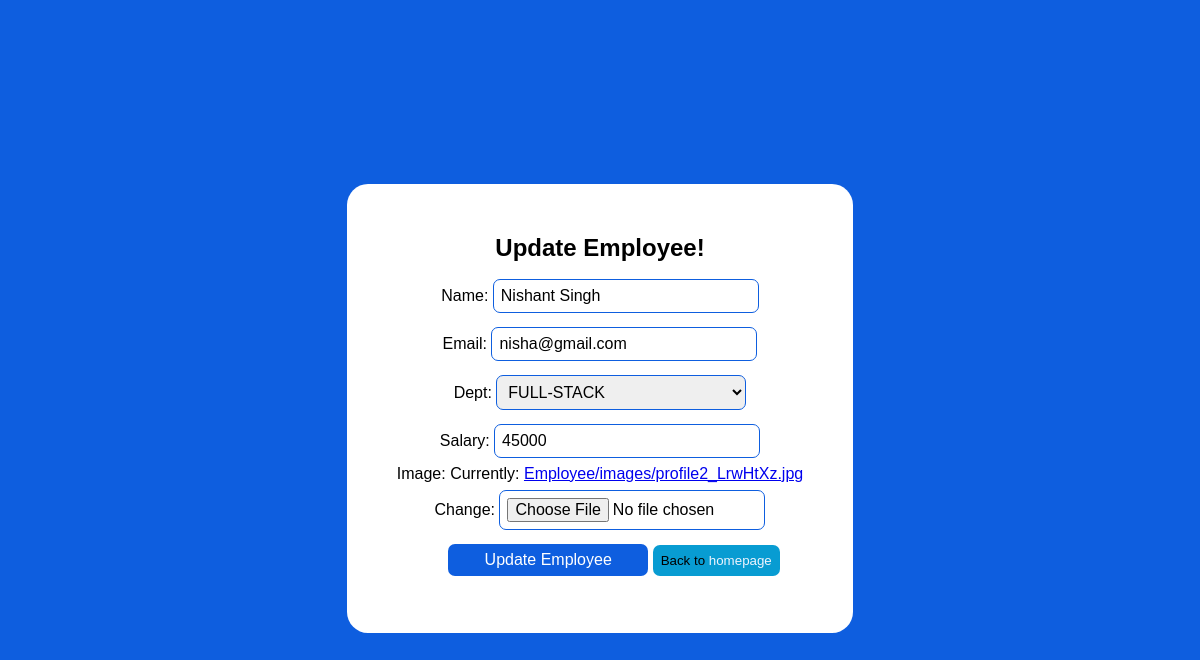
Screenshot of /employees/update-employee/6/ (signed in) with the database file from the repository.
### employees_app/models.py (models this page shows)
class Employee(models.Model):
    user  = models.ForeignKey(User, on_delete=models.CASCADE)
    name = models.CharField(max_length=50)
    email = models.EmailField(unique=True, max_length=100)
    dept  = models.ForeignKey(Department, on_delete=models.CASCADE)
    salary = models.PositiveIntegerField()
    join_date = models.DateTimeField(auto_now_add=True)
    image     = models.ImageField(upload_to='Employee/images')

### employees_app/views.py (the view, shortened to what this page needs)
# urls.py: path("update-employee/<int:id>/", UpdateeEmployee.as_view(), name="update_employee"),
class UpdateeEmployee(LoginRequiredMixin, View):
    def get(self, request,id=None):
                if id is not None and type(id) == int:
                    try:
                        emp  = Employee.objects.get(pk=id)
                    except Employee.DoesNotExist:
                        return redirect('page_not_found')
                    else:
                        if request.user  == emp.user:
                            form = EmployeeForm(instance=emp)
                            return render(request, 'emp_app/update_employee.html',{'form': form})
                        else:
                            messages.success(request, " Sorry! you don't have permission to update this employee data you can Only Update Your Data Only That Your Have Inserted Ok! ")
                            return redirect('homepage')
                else:
                    return redirect('page_not_found')

### employees_app/forms.py (shortened to what this page needs)
class EmployeeForm(forms.ModelForm):
    name = forms.CharField(required= True, error_messages={'required': 'Name is required', 'placeholder': 'Enter name here'})
    class Meta:
        model  = Employee
        fields = ('name', 'email', 'dept', 'salary', 'image')
        error_messages = {
            'image': {'required': 'Image is required'},
            'name': {'required': 'Name is required'},
            'email': {'required': 'Email is required'},
            'salary': {'required': 'Salary is required'},
            'dept': {'required': 'Department is required'}
        }

### employees_app/models.py (called while the page is built)
    def __str__(self):
        return str(self.name).upper()  # receiving in upper case

### employees_app/templates/emp_app/update_employee.html (shortened to what this page needs)
{% extends "emp_app/base.html" %}
{% load static %}
{% block css_link %}
    <link rel="stylesheet" href="{% static 'emp_app/css/form_style.css' %}">
{% endblock css_link %}
{% block form  %}
<div class="form-container" id='myform'>
    <h2 class="formh2">Update Employee!</h2>
    <form action="" method='post'   enctype='multipart/form-data'>
        {% for field in form %}
            {{field.label_tag}}
            {{field}}
              <br>
        {% endfor %}
        <input type="submit" value = 'Update Employee'>
        <button class='home'>Back to <a href="{% url 'homepage'  %}">homepage</a> </button>
    </form>
</div>
{% endblock form %}

### employees_app/static/emp_app/css/form_style.css (style rules this page uses)
body { background-color: #0e5edf; display: flex; align-items: center; justify-content: center; height: 100vh; }
.home { border: none; background-color: rgb(8, 156, 210); padding: 8px; border-radius: 7px; }
button a { text-decoration: none; color: #eef4fe; }
.form-container { background-color: white; padding: 50px; text-align: center; border-radius: 21px; font-family: Arial, Helvetica, sans-serif; }
.formh2 { margin: 0px 0px 10px 0px; }
input,select { width: 250px; padding: 7px; margin: 7px 0px; border-radius: 7px; font-size: 16px; border: 1px solid #0e5edf; }
select { font-size: 16px; }
input[type='submit'] { width: 200px; background-color: #0e5edf; color: white; border: none; font-size: 16px; text-align: center; margin-left: 28px; border: none; }

### rows the page displays
Employee: form "Nishant Singh" "nisha@gmail.com" "FULL-STACK" "45000"

### other values shown
{{ field.label_tag }} "Name:" "Email:" "Dept:" "Salary:" "Image:"
